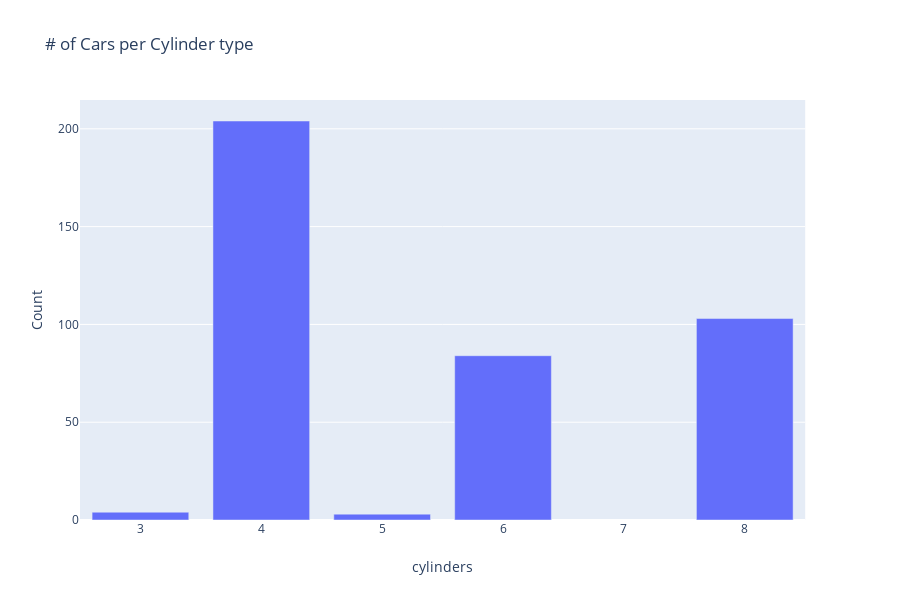

Notebook cell for this chart:
### Code cell
count_per_cylinders = df.cylinders.value_counts().to_frame().sort_index().reset_index()
count_per_cylinders.columns = ['cylinders', 'Count']
px.bar(count_per_cylinders, x =  'cylinders', y = 'Count', hover_data=['Count'], title = '# of Cars per Cylinder type')

### Figure 1 — Plotly figure (JSON) as saved in the notebook; plotly's stock layout.template omitted (floating-point values rounded to 4 significant figures)
{"data": [{"alignmentgroup": "True", "customdata": [[4], [204], [3], [84], [103]], "hoverlabel": {"namelength": 0}, "hovertemplate": "cylinders=%{x}<br>Count=%{customdata[0]}", "legendgroup": "", "marker": {"color": "#636efa"}, "name": "", "offsetgroup": "", "orientation": "v", "showlegend": false, "textposition": "auto", "type": "bar", "x": [3, 4, 5, 6, 8], "xaxis": "x", "y": [4, 204, 3, 84, 103], "yaxis": "y"}], "layout": {"barmode": "relative", "height": 600, "legend": {"tracegroupgap": 0}, "title": {"text": "# of Cars per Cylinder type"}, "xaxis": {"anchor": "y", "domain": [0, 0.98], "title": {"text": "cylinders"}}, "yaxis": {"anchor": "x", "domain": [0, 1], "title": {"text": "Count"}}}}
